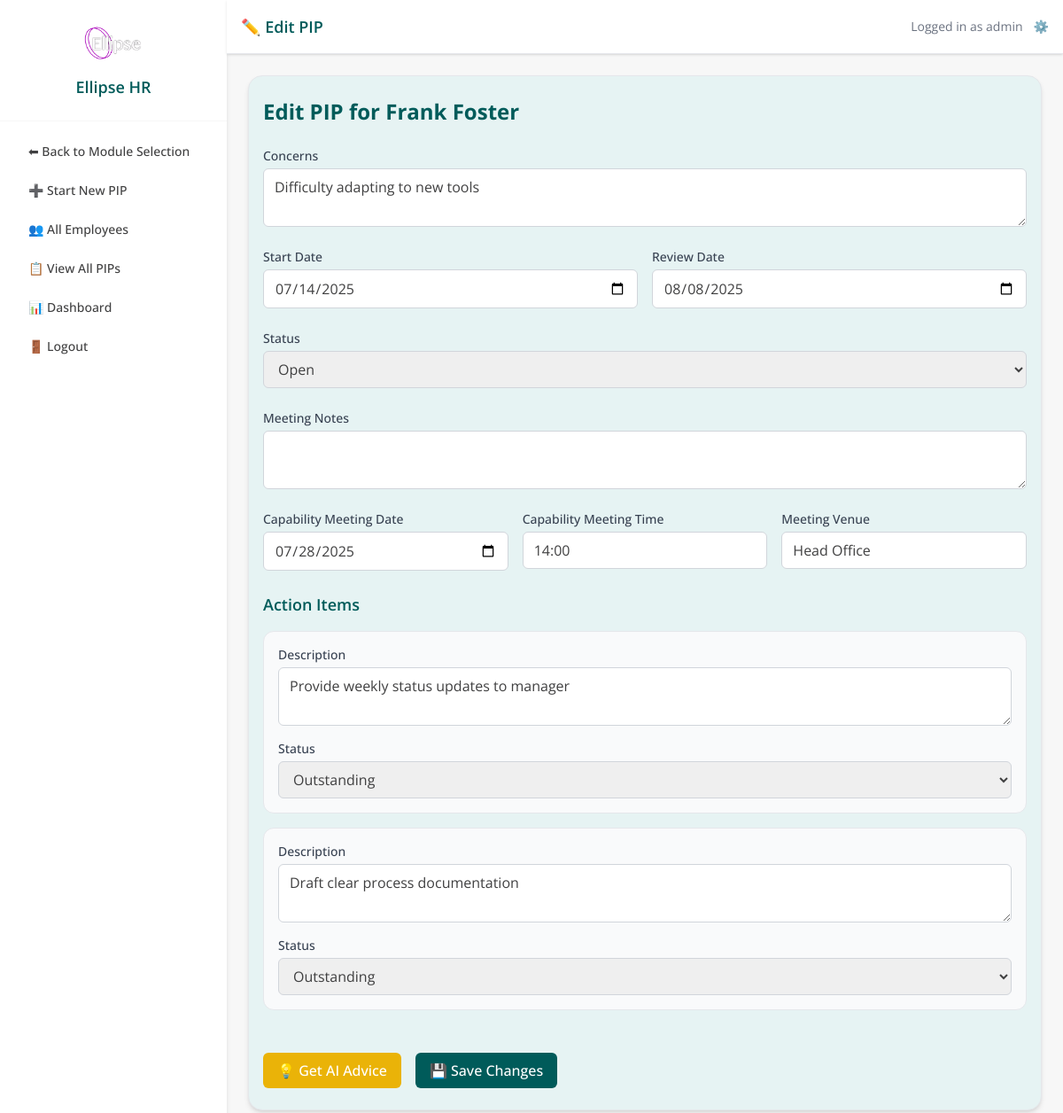
The app's page /pip/edit/6 (signed in), older data.
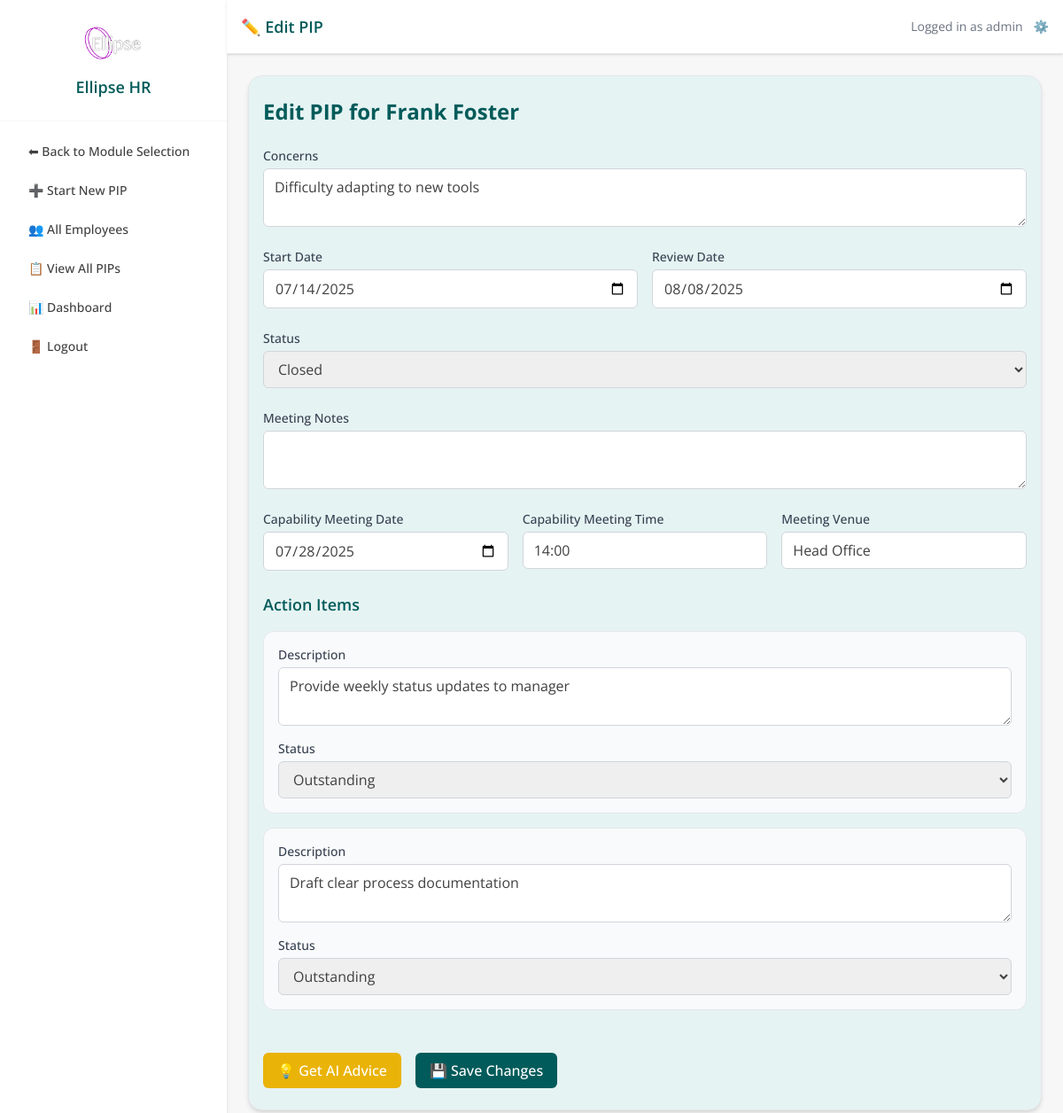
The same page, newer data.
### models.py (models this page shows)
class PIPRecord(db.Model):
    __tablename__ = 'pip_record'
    id = db.Column(db.Integer, primary_key=True)
    employee_id = db.Column(db.Integer, db.ForeignKey('employee.id'), nullable=False)
    concerns = db.Column(db.Text, nullable=False)
    start_date = db.Column(db.Date, nullable=False)
    review_date = db.Column(db.Date, nullable=False)
    meeting_notes = db.Column(db.Text)
    status = db.Column(db.String(20), default='Open')
    created_by = db.Column(db.String(100))
    created_at = db.Column(db.DateTime, default=datetime.utcnow)
    last_updated = db.Column(db.DateTime, default=datetime.utcnow, onupdate=datetime.utcnow)
    ai_advice = db.Column(db.Text)
    ai_advice_generated_at = db.Column(db.DateTime)
    capability_meeting_date = db.Column(db.DateTime, nullable=True)
    capability_meeting_time = db.Column(db.String, nullable=True)
    capability_meeting_venue = db.Column(db.String, nullable=True)
    employee = db.relationship('Employee', back_populates='pips')
    action_items = db.relationship(
        'PIPActionItem',
        back_populates='pip_record',
        cascade='all, delete-orphan',
        lazy=True
    )
    timeline_events = db.relationship(
        'TimelineEvent',
        back_populates='pip_record',
        cascade='all, delete-orphan',
        lazy=True
    )

### app.py (the view, shortened to what this page needs)
@app.route('/pip/edit/<int:id>', methods=['GET', 'POST'])
@login_required
def edit_pip(id):
    pip      = PIPRecord.query.get_or_404(id)
    employee = pip.employee
    if request.method == 'POST':
        form = PIPForm()
        form.process(request.form)
    else:
        form = PIPForm(obj=pip)
        for _ in range(len(pip.action_items) - len(form.actions.entries)):
            form.actions.append_entry()
        for idx, ai in enumerate(pip.action_items):
            form.actions.entries[idx].form.description.data = ai.description
            form.actions.entries[idx].form.status.data      = ai.status
    advice_text = None
    return render_template(
        'edit_pip.html',
        form=form,
        pip=pip,
        employee=employee,
        advice_text=advice_text
    )

### forms.py
class PIPForm(FlaskForm):
    concerns = TextAreaField('Concerns', validators=[DataRequired()])
    start_date = DateField('Start Date', validators=[DataRequired()])
    review_date = DateField('Review Date', validators=[DataRequired()])
    actions = FieldList(FormField(PIPActionForm), min_entries=1, max_entries=10)
    meeting_notes = TextAreaField('Meeting Notes')
    status = SelectField('Status', choices=[('Open', 'Open'), ('Completed', 'Completed'), ('Closed', 'Closed')])
    submit = SubmitField('Submit')
    capability_meeting_date = DateField('Capability Meeting Date', format='%Y-%m-%d', validators=[Optional()])
    capability_meeting_time = StringField('Capability Meeting Time', validators=[Optional()])
    capability_meeting_venue = StringField('Meeting Venue', validators=[Optional()])

class PIPActionForm(FlaskForm):
    description = TextAreaField('Description', validators=[DataRequired()])
    status = SelectField(
        'Status',
        choices=[
            ('Outstanding', 'Outstanding'),
            ('In Progress', 'In Progress'),
            ('Completed', 'Completed')
        ],
        validators=[DataRequired()]
    )

### templates/edit_pip.html (shortened to what this page needs)
{% extends 'base.html' %}
{% block page_title %}✏️ Edit PIP{% endblock %}
{% block content %}
<div class="max-w-4xl mx-auto px-4 py-6 bg-[#e6f3f3] border border-gray-200 rounded-2xl shadow-md">
  <h1 class="text-xl sm:text-2xl font-bold text-[#005b5a] mb-6">
    Edit PIP for {{ employee.first_name }} {{ employee.last_name }}
  </h1>
  <form method="POST" class="space-y-6">
    <div>
      {{ form.concerns.label(class="block text-sm font-medium text-gray-700 mb-1") }}
      {{ form.concerns(class="block w-full rounded-md border border-gray-300 px-3 py-2 focus:outline-none focus:ring-2 focus:ring-[#005b5a]") }}
    </div>
    <div class="grid grid-cols-1 sm:grid-cols-2 gap-4">
      <div>
        {{ form.start_date.label(class="block text-sm font-medium text-gray-700 mb-1") }}
        {{ form.start_date(class="block w-full rounded-md border border-gray-300 px-3 py-2 focus:outline-none focus:ring-2 focus:ring-[#005b5a]") }}
      </div>
      <div>
        {{ form.review_date.label(class="block text-sm font-medium text-gray-700 mb-1") }}
        {{ form.review_date(class="block w-full rounded-md border border-gray-300 px-3 py-2 focus:outline-none focus:ring-2 focus:ring-[#005b5a]") }}
      </div>
    </div>
    <div>
      {{ form.status.label(class="block text-sm font-medium text-gray-700 mb-1") }}
      {{ form.status(class="block w-full rounded-md border border-gray-300 px-3 py-2 focus:outline-none focus:ring-2 focus:ring-[#005b5a]") }}
    </div>
    <div>
      {{ form.meeting_notes.label(class="block text-sm font-medium text-gray-700 mb-1") }}
      {{ form.meeting_notes(class="block w-full rounded-md border border-gray-300 px-3 py-2 focus:outline-none focus:ring-2 focus:ring-[#005b5a]") }}
    </div>
    <div class="grid grid-cols-1 sm:grid-cols-3 gap-4">
      <div>
        {{ form.capability_meeting_date.label(class="block text-sm font-medium text-gray-700 mb-1") }}
        {{ form.capability_meeting_date(class="block w-full rounded-md border border-gray-300 px-3 py-2 focus:outline-none focus:ring-2 focus:ring-[#005b5a]") }}
      </div>
      <div>
        {{ form.capability_meeting_time.label(class="block text-sm font-medium text-gray-700 mb-1") }}
        {{ form.capability_meeting_time(class="block w-full rounded-md border border-gray-300 px-3 py-2 focus:outline-none focus:ring-2 focus:ring-[#005b5a]") }}
      </div>
      <div>
        {{ form.capability_meeting_venue.label(class="block text-sm font-medium text-gray-700 mb-1") }}
        {{ form.capability_meeting_venue(class="block w-full rounded-md border border-gray-300 px-3 py-2 focus:outline-none focus:ring-2 focus:ring-[#005b5a]") }}
      </div>
    </div>
    <div>
      <h2 class="text-lg font-semibold text-[#005b5a] mb-2">Action Items</h2>
      {% for action_field in form.actions.entries %}
        <div class="border border-gray-200 bg-gray-50 rounded-xl p-4 mt-4 space-y-4">
          {% set sub = action_field.form %}
          <div>
            {{ sub.description.label(class="block text-sm font-medium text-gray-700 mb-1") }}
            {{ sub.description(class="block w-full rounded-md border border-gray-300 px-3 py-2 focus:outline-none focus:ring-2 focus:ring-[#005b5a]") }}
          </div>
          <div>
            {{ sub.status.label(class="block text-sm font-medium text-gray-700 mb-1") }}
            {{ sub.status(class="block w-full rounded-md border border-gray-300 px-3 py-2 focus:outline-none focus:ring-2 focus:ring-[#005b5a]") }}
          </div>
        </div>
      {% endfor %}
    </div>
    <div class="flex flex-col sm:flex-row sm:space-x-4 gap-4 sm:gap-0 pt-6">
      <button
        type="submit"
        name="generate_advice"
        value="1"
        class="w-full sm:w-auto bg-yellow-500 text-white font-medium px-4 py-2 rounded-md hover:bg-yellow-600 transition"
      >
        💡 Get AI Advice
      </button>
      <button
        type="submit"
        class="w-full sm:w-auto bg-[#005b5a] text-white font-medium px-4 py-2 rounded-md hover:bg-[#007876] transition"
      >
        💾 Save Changes
      </button>
    </div>
  </form>
</div>
{% endblock %}

Row changes from the older to the newer data that the page shows:
changed PIPRecord "Difficulty adapting to new tools": status "Open" → "Closed"
